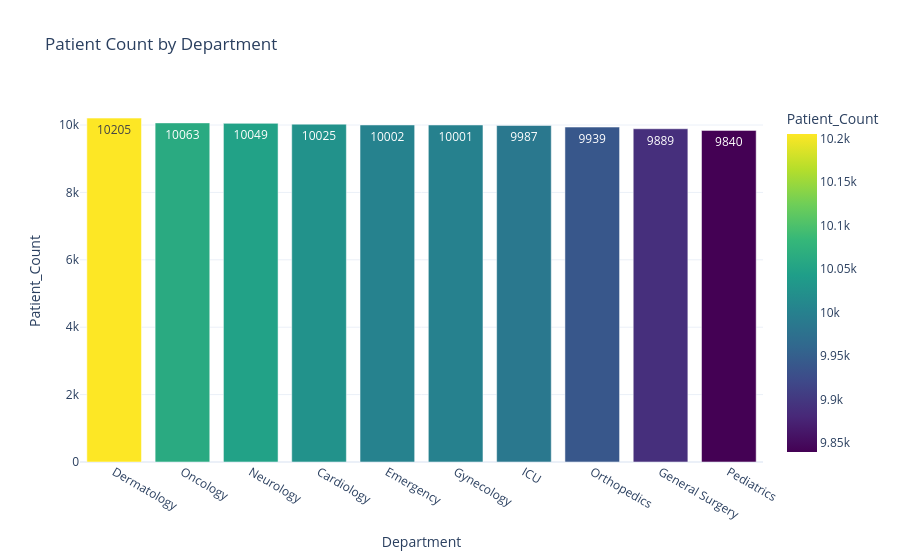

Source (notebook cell):
### Code cell
# Patient Count By Department
import plotly.express as px

dept = df["Department_Patient"].value_counts().reset_index()
dept.columns = ["Department", "Patient_Count"]

fig = px.bar(
    dept,
    x="Department",
    y="Patient_Count",
    color="Patient_Count",
    text="Patient_Count",
    color_continuous_scale="Viridis",
    title="Patient Count by Department"
)

fig.update_traces(textposition="inside")
fig.update_layout(template="plotly_white")
fig.show()

### Figure 1 — Plotly figure (JSON) as saved in the notebook; plotly's stock layout.template omitted (floating-point values rounded to 4 significant figures)
{"data": [{"hovertemplate": "Department=%{x}<br>Patient_Count=%{marker.color}<extra></extra>", "legendgroup": "", "marker": {"color": [10205, 10063, 10049, 10025, 10002, 10001, 9987, 9939, 9889, 9840], "coloraxis": "coloraxis", "pattern": {"shape": ""}}, "name": "", "orientation": "v", "showlegend": false, "text": [10200.0, 10060.0, 10050.0, 10020.0, 10000.0, 10000.0, 9987.0, 9939.0, 9889.0, 9840.0], "textposition": "inside", "type": "bar", "x": ["Dermatology", "Oncology", "Neurology", "Cardiology", "Emergency", "Gynecology", "ICU", "Orthopedics", "General Surgery", "Pediatrics"], "xaxis": "x", "y": [10205, 10063, 10049, 10025, 10002, 10001, 9987, 9939, 9889, 9840], "yaxis": "y"}], "layout": {"barmode": "relative", "coloraxis": {"colorbar": {"title": {"text": "Patient_Count"}}, "colorscale": [[0, "#440154"], [0.1111, "#482878"], [0.2222, "#3e4989"], [0.3333, "#31688e"], [0.4444, "#26828e"], [0.5556, "#1f9e89"], [0.6667, "#35b779"], [0.7778, "#6ece58"], [0.8889, "#b5de2b"], [1, "#fde725"]]}, "legend": {"tracegroupgap": 0}, "title": {"text": "Patient Count by Department"}, "xaxis": {"anchor": "y", "domain": [0, 1], "title": {"text": "Department"}}, "yaxis": {"anchor": "x", "domain": [0, 1], "title": {"text": "Patient_Count"}}}}
